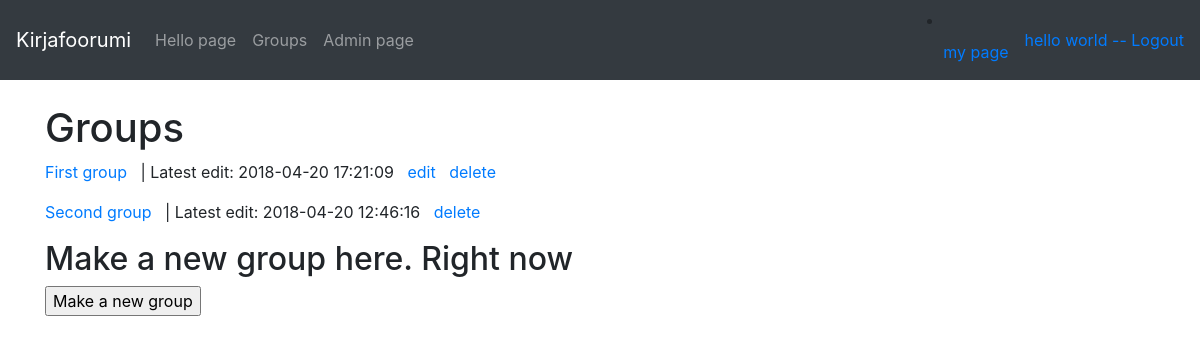
The app's page /groups (signed in) with its own data.
### application/auth/models.py (models this page shows, shortened)
class User(Base):
    __tablename__ = "account"
    name = db.Column(db.String(144), unique=True, nullable=False)
    username = db.Column(db.String(144), unique=True, nullable=False)
    password = db.Column(db.String(144), nullable=False)
    messages = db.relationship("Message", backref='account', lazy=True)
    groups = db.relationship("Groups", backref='account', lazy=True)
    role_id = db.Column(db.Integer, db.ForeignKey('role.id'), nullable = False)
    def get_role(self):
        return Role.query.get(self.role_id)

### application/messages/models.py (models this page shows, shortened)
class Groups(Base):
    heading = db.Column(db.String(20), nullable=False)
    account_id = db.Column(db.Integer, db.ForeignKey('account.id'), nullable = False)
    book_id = db.Column(db.Integer, db.ForeignKey('book.id'))
    messages = db.relationship("Message", backref='Groups', lazy=True)

### application/messages/messages.py (the view)
@app.route("/groups")
def all_groups():
    return render_template("messages/groups.html", groups = Groups.query.all())

### application/__init__.py (called while the page is built)
@login_manager.user_loader
def load_user(user_id):
    return User.query.get(user_id)

### application/templates/messages/groups.html
{% extends "layout.html" %}
{% block body %}
    <h1>Groups</h1>
    {% for group in groups %}
    <p>
        <a href="{{ url_for('group_messages', group_id= group.id) }}"> {{ group.heading }} </a>
        &nbsp; | Latest edit: {{ group.date_modified }} &nbsp;
        {% if current_user.id == group.account_id %}
        <a href="{{ url_for('modify_group_form', group_id=group.id) }}">edit</a> &nbsp;
        {% endif %}
        {% if current_user.is_authenticated %}
        {% if current_user.id == group.account_id or current_user.get_role().role == "ADMIN" %}
        <a href="{{ url_for('delete_group', group_id=group.id) }}">delete</a>
        {% endif %}
        {% endif %}
    </p>
    {% endfor %}
    <h2>Make a new group here. Right now</h2>
    <form method="GET" action="{{ url_for('group_form') }}">
        <input type="submit" value="Make a new group"/>
    </form>
{% endblock %}

### application/templates/layout.html (shortened to what this page needs)
<!DOCTYPE html>
<html>
  <head>
    <link rel="stylesheet" href="https://maxcdn.bootstrapcdn.com/bootstrap/4.0.0/css/bootstrap.min.css">
  </head>
  <body>
    <nav class="navbar navbar-expand-md navbar-dark bg-dark mb-4">
      <a class="navbar-brand" href="#">Kirjafoorumi</a>
          <div class="collapse navbar-collapse" id="navbarCollapse">
            <ul class="navbar-nav mr-auto">
              <li class="nav-item">
                <a class="nav-link" href="{{ url_for('hello') }}">Hello page</a>
              </li>
              <li class="nav-item">
                  <a class="nav-link" href="{{ url_for('all_groups') }}">Groups</a>
              </li>
              {% if current_user.is_authenticated %}
              {% if current_user.get_role().role == "ADMIN" %}
              <li class="nav-item">
                  <a class="nav-link" href="{{ url_for('admin_users') }}">Admin page</a>
              </li>
              {% endif %}
              {% endif %}
            </ul>
            <div class="form-inline mt-2 mt-md-0">
              {% if current_user.is_authenticated %}
              <li class="nav-item">
                  <a class="nav-link" href="{{ url_for('my_page') }}">my page</a>
              </li>
              <a href="{{ url_for('auth_logout') }}"> {{ current_user.name }} -- Logout</a>
              {% else %}
                <a href="{{ url_for('auth_login') }}"> login -</a>
                <a></a>
                <a href="{{ url_for('auth_register') }}"> - register </a>
              {% endif %}
            </div>
          </div>
    </nav>
    <main role="main" class="container">
      {% block body %}{% endblock %}
    </main>
  </body>
</html>

### records on screen
User: name "hello world"
Groups: heading "First group", date_modified "2018-04-20 17:21:09"
Groups: heading "Second group", date_modified "2018-04-20 12:46:16"
